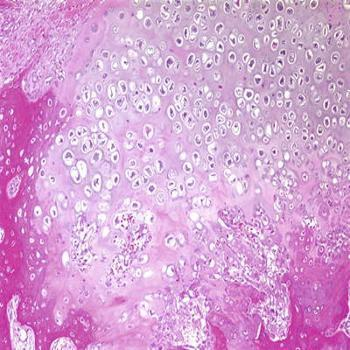
#> input picture dataset/16.jpg, 350 x 350 px
$ python -i preprocessing.py   (imports and definitions only)
#> lines starting #> are read from the running program, lines starting #| are printed output that depends on the picture
#> further down, picture is the input picture: shape (350, 350, 3); mean B, G, R 211.8, 164.6, 214.4
"""
File: preprocessing.py
Author: Vandana B.S
Description:
Contains image preprocessing operations used as actions in the RL framework.
"""

import cv2
import numpy as np


def histogram_equalization(img):
    gray = cv2.cvtColor(img, cv2.COLOR_BGR2GRAY)
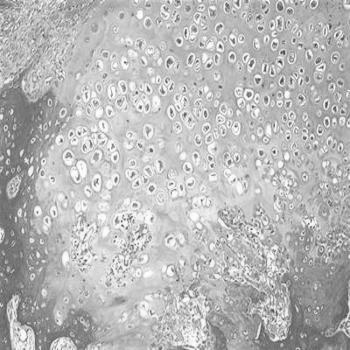
#> gray: shape (350, 350); min 48, max 255, mean 184.8
    eq = cv2.equalizeHist(gray)
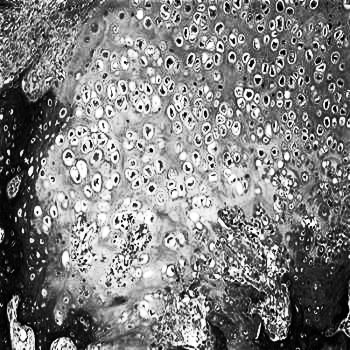
#> eq: shape (350, 350); min 0, max 255, mean 128.7
    return cv2.cvtColor(eq, cv2.COLOR_GRAY2BGR)


def gaussian_blur(img):
    return cv2.GaussianBlur(img, (5, 5), 0)


def sharpen(img):
    kernel = np.array([[0, -1, 0],
                       [-1, 5, -1],
                       [0, -1, 0]])
    return cv2.filter2D(img, -1, kernel)


def edge_enhancement(img):
    edges = cv2.Canny(img, 100, 200)
    return cv2.cvtColor(edges, cv2.COLOR_GRAY2BGR)


def histogram_matching(img, reference):
    return cv2.addWeighted(img, 0.5, reference, 0.5, 0)


ACTIONS = [
    histogram_equalization,
    gaussian_blur,
    sharpen,
    edge_enhancement,
    histogram_matching
]

>>> import cv2
>>> picture = cv2.imread('../dataset/16.jpg')
>>> result = histogram_equalization(picture)

$ run again, on dataset/26.jpg
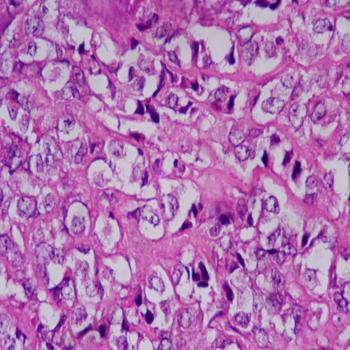
#> input picture dataset/26.jpg, 350 x 350 px
#> picture is the input picture: shape (350, 350, 3); mean B, G, R 177.5, 115.2, 177.4
#> in histogram_equalization, `gray = cv2.cvtColor(img, cv2.COLOR_BGR2GRAY)`:
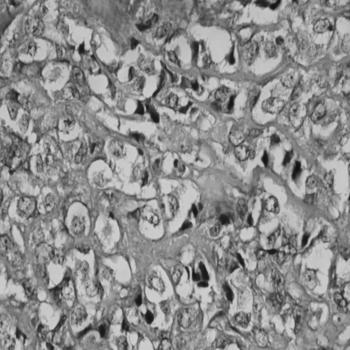
#> gray: shape (350, 350); min 10, max 218, mean 141
#> in histogram_equalization, `eq = cv2.equalizeHist(gray)`:
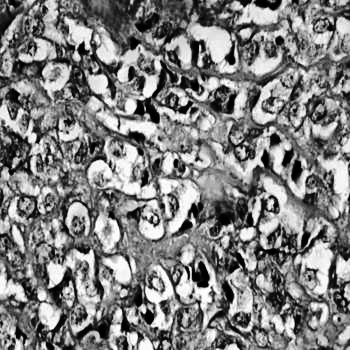
#> eq: shape (350, 350); min 0, max 255, mean 128.4

$ run again, on dataset/38.jpg
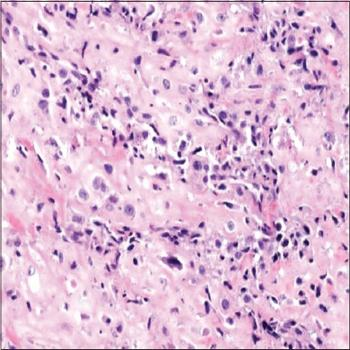
#> input picture dataset/38.jpg, 350 x 350 px
#> picture is the input picture: shape (350, 350, 3); mean B, G, R 213.3, 186.8, 221.5
#> in histogram_equalization, `gray = cv2.cvtColor(img, cv2.COLOR_BGR2GRAY)`:
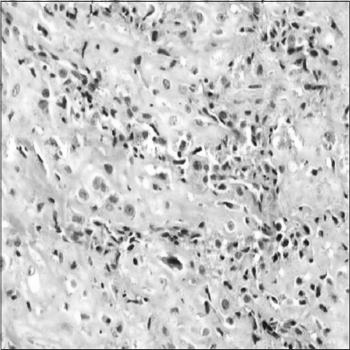
#> gray: shape (350, 350); min 9, max 255, mean 200.2
#> in histogram_equalization, `eq = cv2.equalizeHist(gray)`:
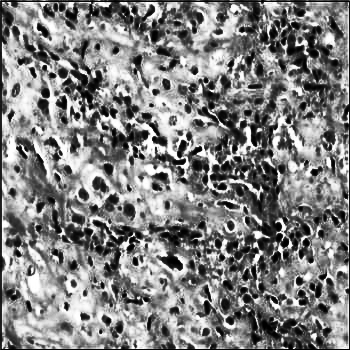
#> eq: shape (350, 350); min 0, max 255, mean 129

$ run again, on dataset/4.jpg
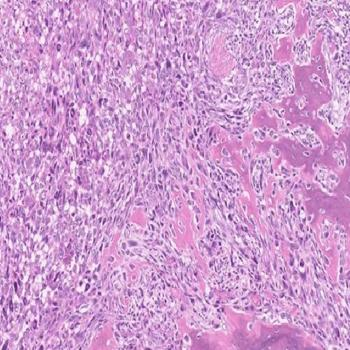
#> input picture dataset/4.jpg, 350 x 350 px
#> picture is the input picture: shape (350, 350, 3); mean B, G, R 207.9, 157.4, 207.2
#> in histogram_equalization, `gray = cv2.cvtColor(img, cv2.COLOR_BGR2GRAY)`:
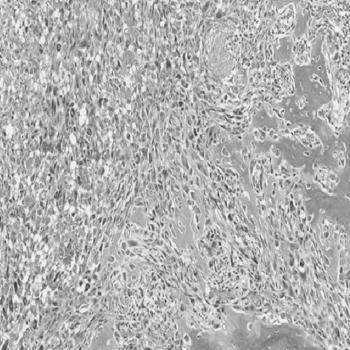
#> gray: shape (350, 350); min 51, max 250, mean 178.1
#> in histogram_equalization, `eq = cv2.equalizeHist(gray)`:
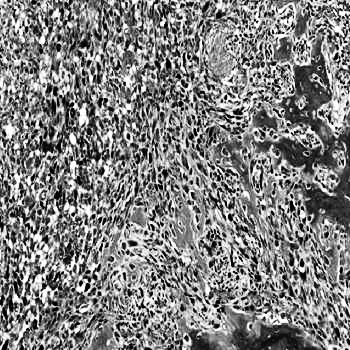
#> eq: shape (350, 350); min 0, max 255, mean 128.7
